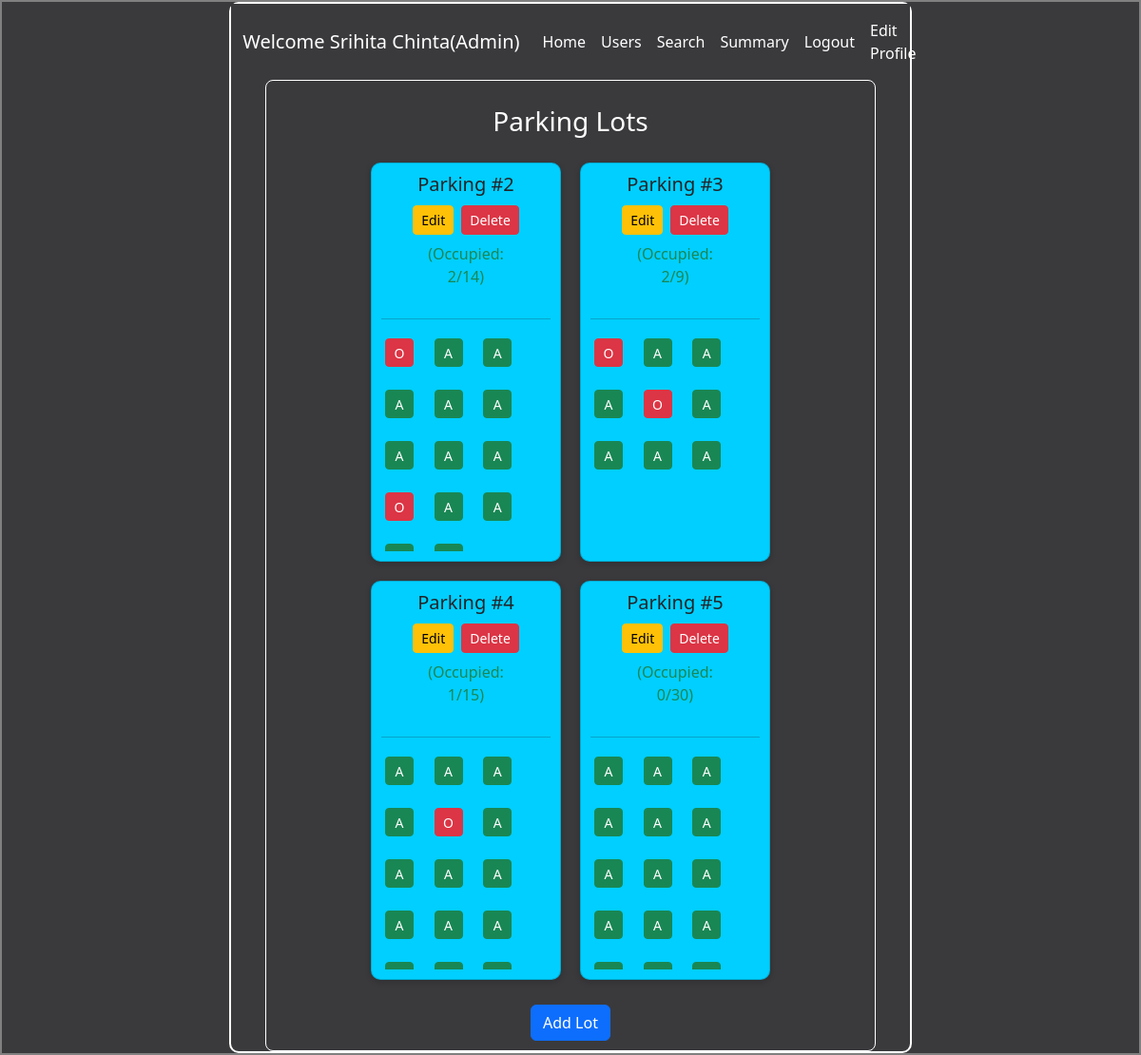
/admin_dash (signed in), run on the app's committed database.
### application/models.py (models this page shows)
class User(db.Model):
    username = db.Column(db.String(20), primary_key=True)
    email = db.Column(db.String(40), unique=True, nullable=False)
    password = db.Column(db.String(20), nullable=False)
    full_name = db.Column(db.String(80))
    address = db.Column(db.String(200))
    pincode = db.Column(db.String(6))
    is_admin = db.Column(db.Boolean, default=False)

class ParkingLot(db.Model):
    id = db.Column(db.Integer, primary_key=True)
    prime_location_name = db.Column(db.String(120), nullable=False)
    price = db.Column(db.Integer, nullable=False)
    address = db.Column(db.String(200), nullable=False)
    pincode = db.Column(db.String(10), nullable=False)
    maximum_spots = db.Column(db.Integer, nullable=False)
    closing_time = db.Column(db.Time, nullable=False)
    opening_time = db.Column(db.Time, nullable=False)

### application/controllers.py (the view)
@app.route("/admin_dash", methods = ["GET", "POST"])
def admin_dash():
    username = session.get('username')
    if not username:
        return redirect(url_for('login'))
    logged_user = User.query.filter_by(username=username).first()
    if not logged_user or not logged_user.is_admin:
        return "Access Denied: Admins only"
    lots = ParkingLot.query.all()
    lot_data = [] #this lisst holds all the detailed data about each lot
    for lot in lots:
        spots = ParkingSpot.query.filter_by(lot_id=lot.id).all()
        statuses = [{'id': spot.id, 'status': spot.status} for spot in spots] #this is a list of dictionaries that holds the id and the status of each lot
        lot_data.append({
            'id': lot.id,
            'location': lot.prime_location_name,
            'price': lot.price,
            'address': lot.address,
            'pincode': lot.pincode,
            'occupied': sum(1 for s in statuses if s['status'] == 'O'),
            'total': len(statuses),
            'spots': statuses
        })
    return render_template("admin_dash.html", logged_user=logged_user, lots = lot_data)

### templates/admin_dash.html (shortened to what this page needs)
<!DOCTYPE html>
<html lang="en">
<head>
  <link rel="stylesheet" href="/static/style.css" />
  <link href="https://cdn.jsdelivr.net/npm/bootstrap@5.3.7/dist/css/bootstrap.min.css" rel="stylesheet" />
</head>
<body>
  <div id="main">
    <div id="canvas">
      <form action="{{ url_for('admin_dash') }}" method="post">
        <nav class="navbar navbar-expand-lg" style="background-color: rgb(58, 58, 61) !important">
          <div class="container-fluid">
            <a class="navbar-brand" href="#">Welcome {{ logged_user.full_name }}(Admin)</a>
            <div class="collapse navbar-collapse" id="navbarSupportedContent">
              <ul class="navbar-nav me-auto mb-2 mb-lg-0">
                <li class="nav-item"><a class="nav-link" href="{{url_for('admin_dash') }}">Home</a></li>
                <li class="nav-item"><a class="nav-link" href="{{ url_for('reg_users') }}">Users</a></li>
                <li class="nav-item"><a class="nav-link" href="{{ url_for('admin_search') }}">Search</a></li>
                <li class="nav-item"><a class="nav-link" href="{{ url_for('admin_summary') }}">Summary</a></li>
                <li class="nav-item"><a class="nav-link" href="{{ url_for('logout') }}">Logout</a></li>
              </ul>
              <ul class="navbar-nav ms-auto mb-2 mb-lg-0">
                <a class="nav-link" href="{{ url_for('edit_profile', next='admin_dash') }}">Edit Profile</a>
              </ul>
            </div>
          </div>
        </nav>
      </form>
      <div class="contents" style="background-color: rgb(58, 58, 61) !important;">
        <h3 class="heading my-3 text-center">Parking Lots</h3>
        <div class="card-container">
          {% for lot in lots %}
            <div class="card text-center">
              <h5>Parking #{{ lot.id }}</h5>
              <div class="d-flex justify-content-center gap-2">
                <a href="{{ url_for('edit_lot', lot_id=lot.id) }}" class="btn btn-warning btn-sm">Edit</a>
                <form action="{{ url_for('delete_lot', lot_id=lot.id) }}" method="post" style="display:inline;">
                  <button type="submit" class="btn btn-danger btn-sm">Delete</button>
                </form>
              </div>
              <p class="text-success mt-2">(Occupied: <br>{{ lot.occupied }}/{{ lot.total }})</p>
              <hr />
              <div class="container">
                <div class="row row-cols-5 gap-3">
                  {% for spot in lot.spots %}
                    <div class="col p-1">
                      <a href="{{ url_for('view_del', spot_id=spot['id']) }}">
                        <button type="button" class="btn btn-sm {% if spot['status'].strip() == 'A' %}btn-success{% else %}btn-danger{% endif %}" style="width: 30px; height: 30px;">
                          {{ spot.status }}
                        </button>
                      </a>
                    </div>
                  {% endfor %}
                </div>
              </div>
            </div>
          {% endfor %}
        </div>
        <div class="text-center mt-3">
          <a href="{{ url_for('new_lot') }}">
            <button type="button" class="btn btn-primary">Add Lot</button>
          </a>
        </div>
      </div>
    </div>
  </div>
</body>
</html>

### static/style.css (style rules this page uses)
* { margin: 0px; }
#main,#canvas { background-color: rgb(58, 58, 61); color: white; border: 2px solid grey; min-height: 100vh; }
#canvas { width: 60%; border: 2px solid white; border-radius: 10px; margin: auto; min-height: 100vh; }
.nav-link, .navbar-brand { color: white !important; }
.heading { margin: 10px; }
.contents { border: 1px solid white; width: 90%; padding: 10px; border-radius: 8px; max-width: 800px; margin: 0 auto; text-align: center; }

### templates/admin_dash.html (style rules this page uses)
.card-container { display: flex; flex-wrap: wrap; justify-content: center; gap: 20px; padding: 10px; }
.card { min-width: 200px; max-width: 200px; height: 420px; background-color: #00cfff; border-radius: 10px; padding: 10px; box-shadow: 0 2px 6px rgba(0,0,0,0.2); }
.card h5 { margin-bottom: 10px; }
.card .container { flex-grow: 1; overflow-y: auto; }
* { box-sizing: border-box; }

### data on the page
User: full_name "Srihita Chinta"
ParkingLot: id "2", occupied "2", total "14", status "O" "A" "A" "A" "A" "A" "A" "A" "A" "O" "A" "A"
ParkingLot: id "3", occupied "2", total "9", status "O" "A" "A" "A" "O" "A" "A" "A" "A"
ParkingLot: id "4", occupied "1", total "15", status "A" "A" "A" "A" "O" "A" "A" "A" "A" "A" "A" "A"
ParkingLot: id "5", occupied "0", total "30", status "A" "A" "A" "A" "A" "A" "A" "A" "A" "A" "A" "A"
